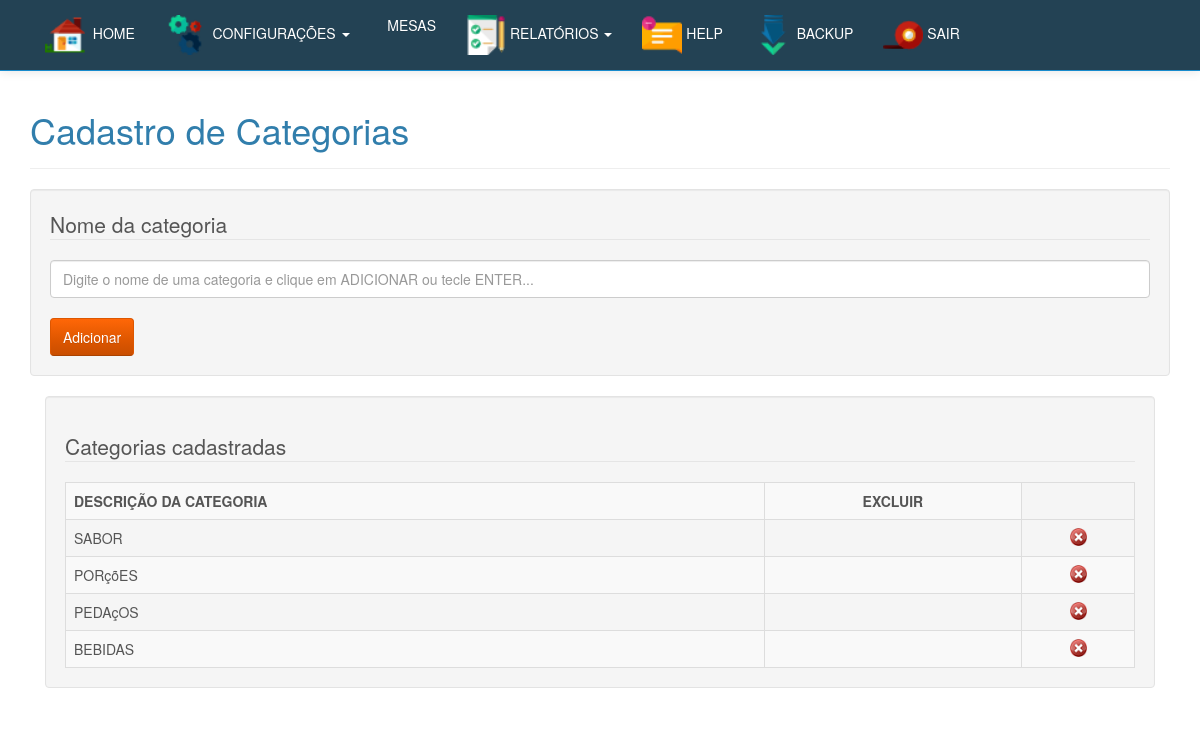
/inicio.php?btn=categoria (signed in), run on an earlier commit of the app's database.
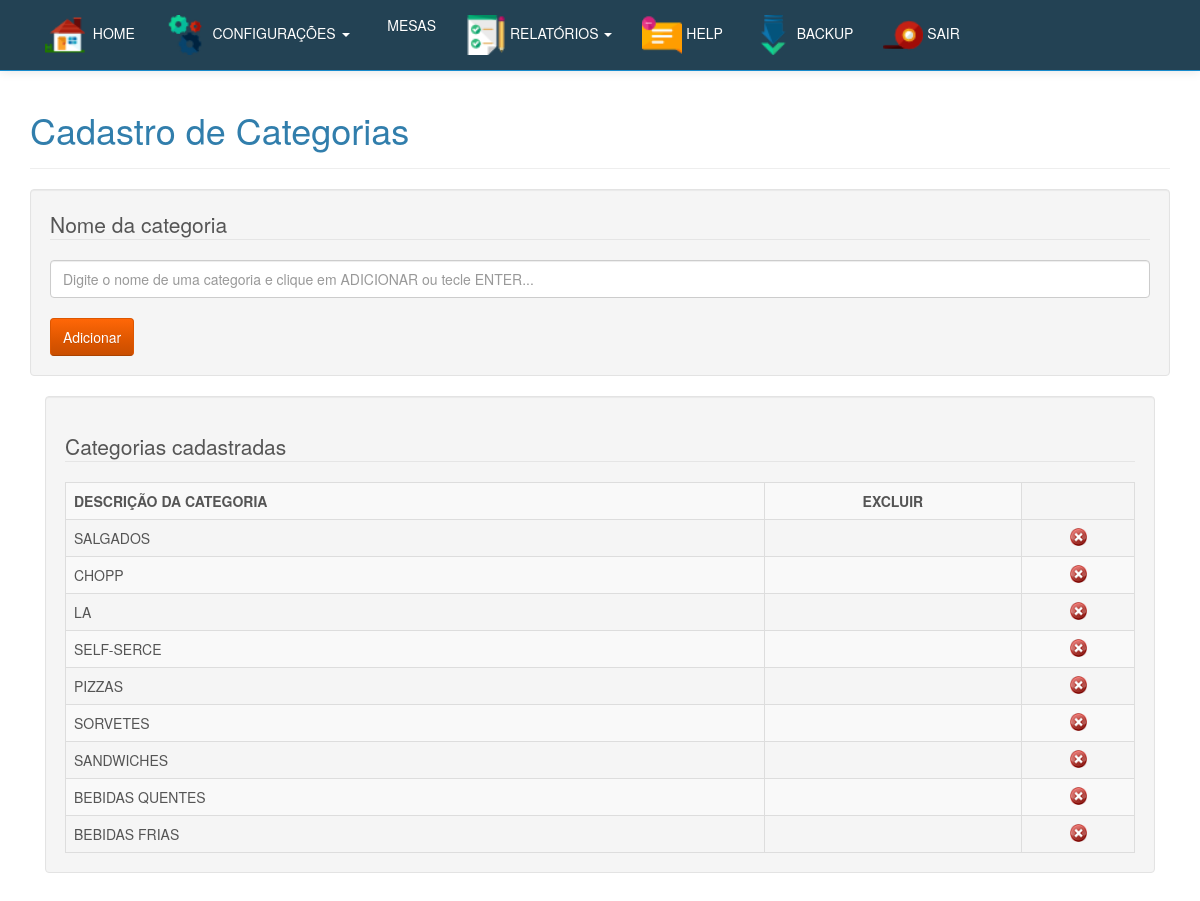
And on a later commit of the database.
### tables this page shows
CREATE TABLE `categoria` (
  `id_categoria` int(10) NOT NULL auto_increment,
  `nome` varchar(200) NOT NULL,
  PRIMARY KEY  (`id_categoria`)
);

### categoria.php (the view, shortened to what this page needs)
<h1>&nbsp;&nbsp;Cadastro de categorías</h1>
<div class="container">
   <div class="bs-docs-section" >
      <div class="row">
         <div class="col-lg-12">
            <div class="page-header">
               <h1 id="forms">Cadastro de Categorias</h1>
            </div>
         </div>
      </div>
	  <div class="well col-lg-12">
	   <form action="" method="post" class="form-horizontal" enctype="multipart/form-data">
            <legend>Nome da categoria</legend>
            <input name="nome" class="form-control" required type="text" placeholder="Digite o nome de uma categoria e clique em ADICIONAR ou tecle ENTER..." />
            <br/>
            <input name="cadastrar" type="submit" class="btn btn-warning" value="Adicionar" id="cadastrar" />
		</form>
	  </div>
      <div class="col-lg-12">
         <div class="well bs-component">
            <table class="display dataTable table table-striped table-bordered" id="tbCliente">
				<legend>Categorias cadastradas</legend>
               <tr>
                  <th>DESCRIÇÃO DA CATEGORIA</th>
                  <th><center>EXCLUIR</center></th>
               </tr>
               <?php
                  $sel = mysql_query("SELECT * FROM categoria ORDER BY id_categoria DESC");
                  while($ver = mysql_fetch_array($sel)){
                  ?>
					   <tr>
						  <td><?php echo  strtoupper ($ver['nome']);?></td>
						  <td align="center">
						  <td align="center">
							 <a href="javascript:confirmardel('?btn=categoria&apagar=apagar&id_categoria=<?php echo $ver['id_categoria'] ?>')"><img src="imagens/excluir.png" width="17" height="18"  border="0"/></a>
						  </td>
					   </tr>
               <?php } ?>
            </table>
         </div>
      </div>
   </div>
</div>

### inicio.php (shortened to what this page needs)
<!DOCTYPE html PUBLIC "-//W3C//DTD XHTML 1.0 Transitional//EN" "http://www.w3.org/TR/xhtml1/DTD/xhtml1-transitional.dtd">
<html xmlns="http://www.w3.org/1999/xhtml">
<head>
<link href="css/style.css" rel="stylesheet" type="text/css">
<link rel="stylesheet" type="text/css" href="css/demo_table.css"/>
</head>
<body>
<div class="naomostra">
<div id="menu"><center><?php include "menu.php"?></center></div></div>
<div id="geral">
	<?php
		if($_GET['btn'] == "nova"){
			include "vender.php";
		}elseif($_GET['btn'] == "cadastroProdutos"){
			include "cadastroProdutos.php";
		}elseif($_GET['btn'] == "alterapreco"){
			include "alterapreco.php";
		}elseif($_GET['btn'] == "relatorio"){
			include "relatorio.php";
		}
		elseif($_GET['btn'] == "config"){
			include "config.php";
		}
		elseif($_GET['btn'] == "mesa"){
			include "mesas.php";
		}
		elseif($_GET['btn'] == "mesasexclusiva"){
			include "mesasexclusiva.php";
		}
		elseif($_GET['btn'] == "entrega"){
			include "entrega.php";
		}
		elseif($_GET['btn'] == "vendermesa"){
			include "vendamesa.php";
		}
		elseif($_GET['btn'] == "categoria"){
			include "categoria.php";
		}
		elseif($_GET['btn'] == "cadastromesa"){
			include "cadastromesa.php";}
			elseif($_GET['btn'] == "vendapedido"){
			include "vendapedido.php";
		}
		elseif($_GET['btn'] == "cadastroclientes"){
			include "cadastrarcliente.php";
		}
		elseif($_GET['btn'] == "cadGarcon"){
			include "cadGarcon.php";
		}
		elseif($_GET['btn'] == "relatoriogarcon"){
			include "relatoriogarcon.php";
		}
		elseif($_GET['btn'] == "garcon"){
			include "vendagarcon.php";
		}
		elseif($_GET['btn'] == "help"){
			include "help.php";
		}
		else{
			include "logo.php";
		}
	?>
    <br/>
</div>
</body>
</html>

### menu.php (shortened to what this page needs)
<div class="navbar navbar-default navbar-fixed-top " style="background-image: -webkit-linear-gradient(#234254, #234254 60%, #234254);">
   <div class="container">
      <div class="navbar-collapse collapse" id="navbar-main" style="text-align: left;">
         <ul class="nav navbar-nav">
            <li><a href="inicio.php?btn=inicio" ><img src="imagens/007-construction.png" width="40" alt="Inicio"/>&nbsp;&nbsp;HOME</a></li>
            <li class="dropdown">
               <a class="dropdown-toggle" data-toggle="dropdown" href="#"><img src="imagens/006-cogwheel.png" width="40" alt=""/>&nbsp;&nbsp;CONFIGURAÇÕES <span class="caret"></span></a>
            </li>
            <li><a href="inicio.php?btn=mesa"><img src="imagens/005-layers.png" width="40" alt=""/>&nbsp;&nbsp;MESAS</a></li>
            <li  class="dropdown">
               <a class="dropdown-toggle" data-toggle="dropdown" href="#"><img src="imagens/003-pencil.png" width="40" alt=""/>&nbsp;RELATÓRIOS <span class="caret"></span></a>
            </li>
			<li><a href="inicio.php?btn=help"><img src="imagens/chat.png" width="40" alt=""/>&nbsp;HELP</a></li>
            <li><a href="backup/backup.php"><img src="imagens/002-arrows.png" width="40" alt=""/>&nbsp;BACKUP</a></li>
            <li><a href="sair.php"><img src="imagens/001-tape.png" width="40" alt=""/>&nbsp;SAIR</a></li>
         </ul>
      </div>
   </div>
</div>

### css/demo_table.css (style rules this page uses)
table.display { margin: 0 auto; clear: both; width: 100%; }
table.display td { padding: 3px 10px; }

### inicio.php (style rules this page uses)
.naomostra { display: none; }

### menu.php (style rules this page uses)
.navbar { background-image: -webkit-linear-gradient(#234254, #234254 60%, #234254); }

What changed in the data, as far as the page shows it:
removed categoria: nome "SABOR"
removed categoria: nome "PORçõES"
removed categoria: nome "PEDAçOS"
removed categoria: nome "BEBIDAS"
added categoria: nome "SALGADOS"
added categoria: nome "CHOPP"
added categoria: nome "LA"
added categoria: nome "SELF-SERCE"
added categoria: nome "PIZZAS"
added categoria: nome "SORVETES"
added categoria: nome "SANDWICHES"
added categoria: nome "BEBIDAS QUENTES"
added categoria: nome "BEBIDAS FRIAS"
